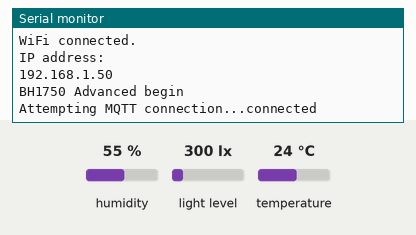
Bench run of a program on a simulated ESP32. On the bench: the last lines printed to the serial monitor. The test bench sets the inputs (shaded band); at power-on: humidity 55 %, light level 300 lx, temperature 24 °C. WiFi joins after 1.5 s; servers stay silent unless stated; random numbers use the default seed unless the program sets one; no MQTT or app messages arrive unless stated.

Above: at 2.7 s.
2.8 s: humidity set to 22 %
At 6.1 s:
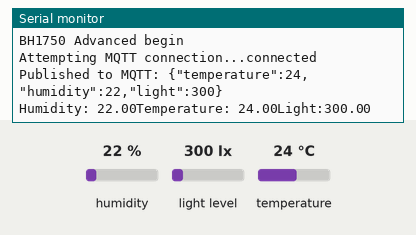
9.7 s: light level set to 40 lx
At 11.1 s:
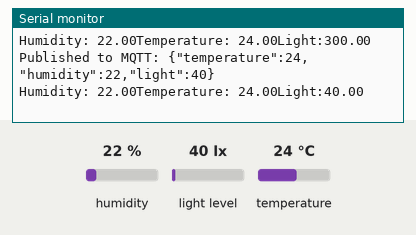
16.6 s: temperature set to 12 °C
At 21.1 s:
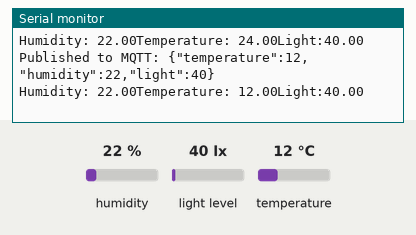
23.5 s: light level set to 500 lx
At 26.2 s:
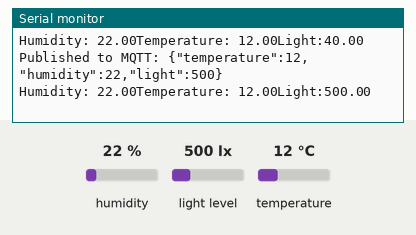
30.4 s: humidity set to 40 %
At 36.3 s:
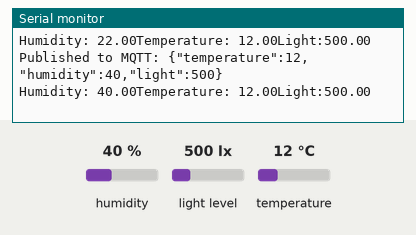
Timing chart, 0 to 37.8 s (numbered marks = the images above; inputs shaded):
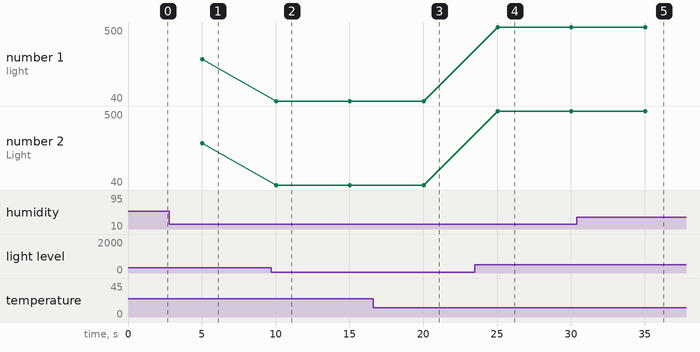

Measured:
- after the input at 2.8 s, the serial monitor: prints a new line after 2.2 s (image 1)
- after the input at 9.7 s, the serial monitor: prints a new line after 0.33 s (image 2)
- after the input at 16.6 s, the serial monitor: prints a new line after 3.4 s (image 3)
- after the input at 23.5 s, the serial monitor: prints a new line after 1.5 s (image 4)
- after the input at 30.4 s, the serial monitor: prints a new line after 4.6 s (image 5)
- plotted number 1: 300 → 40 after the input at 9.7 s, 40 → 500 after the input at 23.5 s
- plotted number 2: 300 → 40 after the input at 9.7 s, 40 → 500 after the input at 23.5 s

The program:

main.cpp
```cpp
#include <Arduino.h>
#include <Wire.h>
#include <WiFi.h>
#include <DHT.h>
#include <bh1750.h>
#include <PubSubClient.h>
#include <ArduinoJson.h>

const char* ssid     = "Orbit IoT";
const char* password = "OrbitRyanRD";
const char* mqtt_server = "broker.emqx.io";
const int mqtt_port = 1883;
const char* mqtt_topic = "2702221122/environment";
WiFiClient espClient;
PubSubClient client(espClient);
long lastMsg = 0;
#define DHTPIN 5
#define DHTTYPE DHT11
DHT dht(DHTPIN, DHTTYPE);
BH1750 lightMeter;

void reconnect(){
    while (!client.connected()) {
        Serial.print("Attempting MQTT connection...");
        String clientId = "ESP32Client-";
        clientId += String(random(0xffff), HEX);

        if (client.connect(clientId.c_str())) {
            Serial.println("connected");
        } else {
            Serial.print("failed, rc=");
            Serial.print(client.state());
            Serial.println(" try again in 5 seconds");
            delay(5000);
        }
    }
}
void turnWifiOn() {
  Serial.println();
  Serial.print("Connecting to ");
  Serial.println(ssid);

  WiFi.begin(ssid, password);

  while (WiFi.status() != WL_CONNECTED) {
    delay(500);
    Serial.print(".");
  }

  Serial.println("");
  Serial.println("WiFi connected.");
  Serial.println("IP address: ");
  Serial.println(WiFi.localIP());
}

void setup() {
Serial.begin(9600);
turnWifiOn();
client.setServer(mqtt_server, mqtt_port);
Wire.begin(21, 22);
dht.begin();
if (lightMeter.begin(BH1750::CONTINUOUS_HIGH_RES_MODE)) {
  Serial.println("BH1750 Advanced begin");
} else {
  Serial.println("Error initializing BH1750");
}

}

void loop() {
    if (!client.connected()) {
        reconnect();
    }
    client.loop();

long now = millis();
if(now - lastMsg > 5000){
lastMsg = now;

float humidity = dht.readHumidity();
float temperature = dht.readTemperature();
float lux = lightMeter.readLightLevel();

StaticJsonDocument<256> doc;
doc["temperature"] = temperature;
doc["humidity"] = humidity;
doc["light"] = lux;

char buffer[256];
size_t n = serializeJson(doc, buffer);
client.publish(mqtt_topic, buffer, n);
client.publish(mqtt_topic, buffer, n);
Serial.print("Published to MQTT: ");
Serial.println(buffer);
Serial.print("Humidity: ");
Serial.print(humidity);
Serial.print("Temperature: ");
Serial.print(temperature);
Serial.print("Light:");
Serial.println(lux);
delay(2000);
}
}
```
